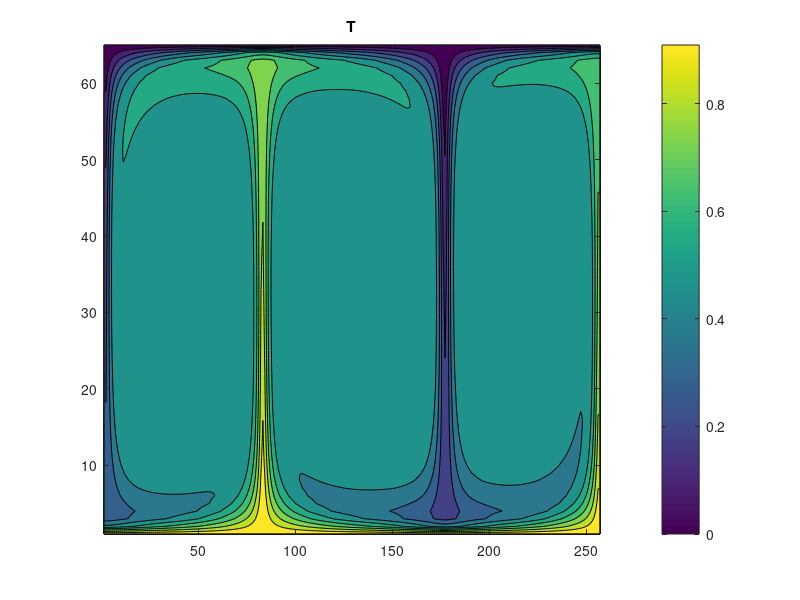

MATLAB code to generate this figure:
% Load data from files
load T_output.dat
%load u_vcycle_random.dat

% Create a subplot (1 row, 2 columns)
figure;

% First contour plot
%subplot(1, 2, 1);
contourf(T_output);
title('T');
colorbar;